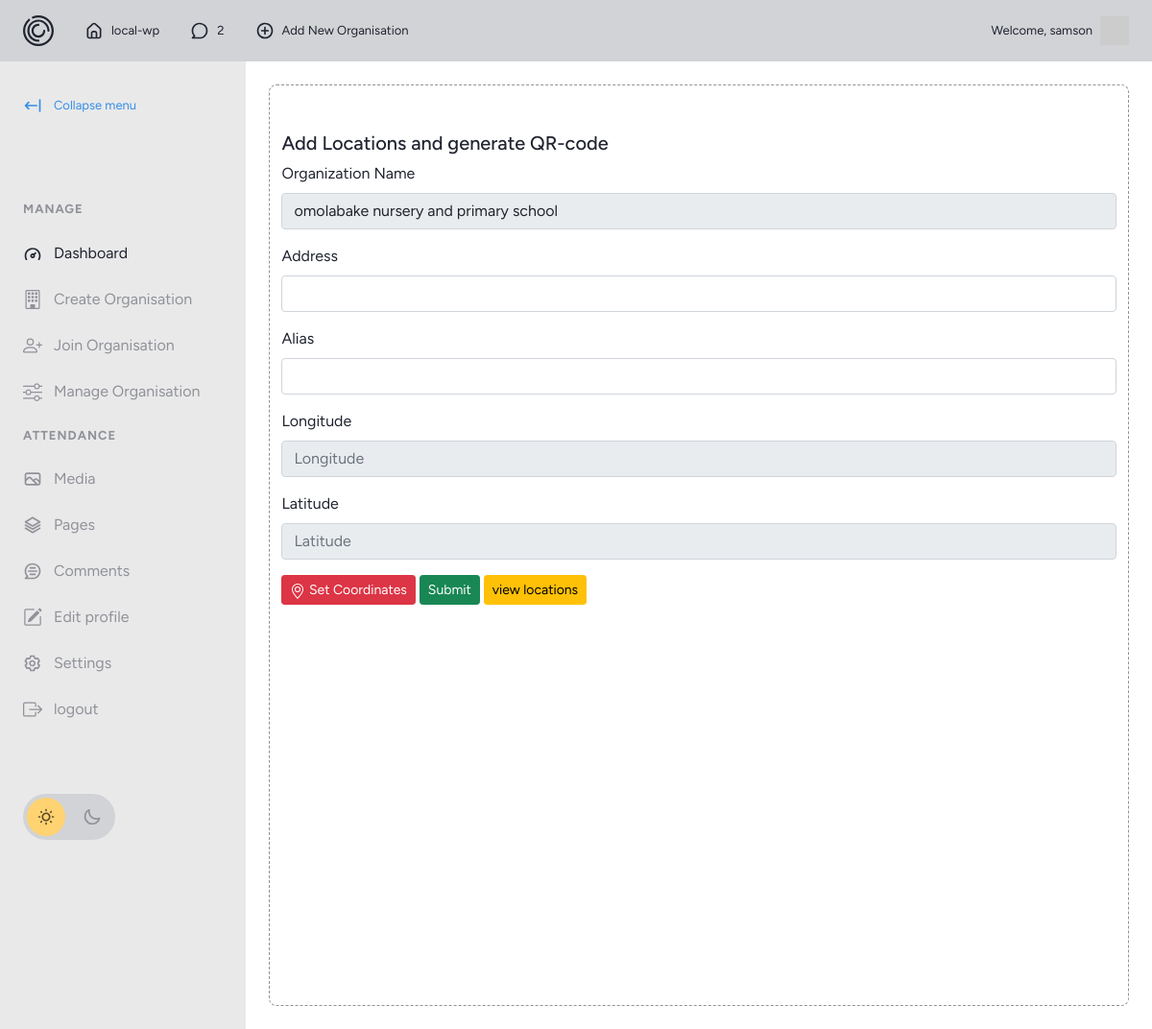
The page /add_location/6 (signed in) on the database its author committed.
### myapp/models.py (models this page shows)
class User(db.Model, UserMixin):
    __tablename__ = 'users'
    id = db.Column(db.Integer, primary_key=True)
    username = db.Column(db.String(80), unique=True, nullable=False)
    email = db.Column(db.String(150), unique=True, nullable=False)
    password = db.Column(db.String(150))
    created_at = db.Column(db.DateTime(timezone=True), default=func.now())
    organizations = db.relationship('Organization', backref=backref('creator', lazy=True), lazy='dynamic', cascade="all, delete-orphan")

class Organization(db.Model):
    __tablename__ = 'organizations'
    id = db.Column(db.Integer, primary_key=True)
    name = db.Column(db.String(100), nullable=False , unique=True)
    code = db.Column(db.String(20), unique=True, nullable=False)
    user_id = db.Column(db.Integer, db.ForeignKey('users.id'), nullable=False)
    locations = db.relationship('Location', backref='organization', lazy=True, cascade="all, delete-orphan")

### myapp/views.py (the view, shortened to what this page needs)
@views.route('/add_location/<int:org_id>', methods=['POST','GET'])
def add_location(org_id):
    organization = Organization.query.get_or_404(org_id)
    if organization.user_id != current_user.id:
        flash("You do not have permission to add locations to this organization.", category='danger')
        return redirect(url_for('views.dashboard'))
    locations = Location.query.filter_by(organization_id=org_id).all()
    return render_template(
        'add_location.html',
        org_id=org_id,
        name=current_user.username,
        organization=organization,
        locations=locations
    )

### myapp/__init__.py (called while the page is built)
def create_app():
    app = Flask(__name__)
    app.config['SECRET_KEY'] = 'helloworld'
    app.config['SQLALCHEMY_DATABASE_URI'] = f"sqlite:///{DB_NAME}"
    db.init_app(app)
    from .views import views
    from .auth import auth
    app.register_blueprint(views, url_prefix='/')
    app.register_blueprint(auth, url_prefix='/')
    from .models import User
    create_database(app)
    login_manager = LoginManager()
    login_manager.login_view = "auth.login"
    login_manager.init_app(app)
    @login_manager.user_loader
    def load_user(id):
        return User.query.get(int(id))
    return app

### myapp/templates/add_location.html (shortened to what this page needs)
{% extends "dashboard_base.html" %}
{% block content %}
<div class="container mt-5">
    <h5>Add Locations and generate QR-code</h5>
    <form id="organizationForm" method="POST">
        <div class="mb-3">
            <label for="orgName" class="form-label" >Organization Name</label>
            <input type="text" class="form-control" id="orgName" required readonly value="{{ organization.name }}" name="name">
        </div>
        <div class="mb-3">
            <label for="address" class="form-label">Address</label>
            <input type="text" class="form-control" id="address" required name="address">
        </div>
        <div class="mb-3">
            <label for="alias" class="form-label">Alias</label>
            <input type="text" class="form-control" id="alias" required name="alias">
        </div>
        <div class="mb-3">
            <label for="longitude" class="form-label">Longitude</label>
             <input type="text" id="longitudeInput" placeholder="Longitude" class="form-control" required readonly name="longitude">
        </div>
        <div class="mb-3">
            <label for="latitude" class="form-label">Latitude</label>
            <input type="text" id="latitudeInput" placeholder="Latitude" class="form-control" required readonly name="latitude" >
        </div>
        <button type="button" class="btn btn-danger btn-sm" onclick="generateCoordinates()">
        Set Coordinates
        </button>
        <button type="submit" class="btn btn-success btn-sm">Submit</button>
        <a href="{{ url_for('views.manage_locations', org_id=organization.id) }}" class="btn btn-sm btn btn-warning">view locations</a>
      </form>
</div>
 {% endblock %}

### myapp/templates/dashboard_base.html (shortened to what this page needs)
  <!DOCTYPE html>
<html lang="en">
<head>
	<link rel="stylesheet" href="https://cdn.jsdelivr.net/npm/modern-normalize@1.1.0/modern-normalize.min.css">
	<link href="https://cdn.jsdelivr.net/npm/bootstrap@5.1.3/dist/css/bootstrap.min.css" rel="stylesheet">
	<link rel="stylesheet" href="{{url_for('static', filename='css/dashboard.css')}}">
</head>
<body>
	<header id="main-header">
			<nav>
			<ul>
				<li id="main-header__logo">
					<a href="index.html">
						<svg>
							<use xlink:href="#logo"></use>
						</svg>
					</a>
				</li>
				<li>
					<a href="#">
						<svg>
							<use xlink:href="#icon-house"></use>
						</svg>
						<span>local-wp</span>
					</a>
				</li>
				<li>
					<a href="#">
						<svg>
							<use xlink:href="#icon-top-comments"></use>
						</svg>
						<span>2</span>
					</a>
				</li>
				<li>
					<a href="#">
						<svg>
							<use xlink:href="#icon-add"></use>
						</svg>
						<span>Add New Organisation</span>
					</a>
				</li>
			</ul>
			<a href="#">
				<span>Welcome, {{name}}</span>
				<img class="profile_image" src='https://api.dicebear.com/7.x/micah/svg?seed={{name}}'' alt="profile image">
			</a>
		</nav>
	</header>
	<section id="main">
		<div id="sidebar">
			<button id="sidebar__collapse">
				<svg>
					<use xlink:href="#icon-collapse"></use>
				</svg>
				<span>Collapse menu</span>
			</button>
			<nav id="sidebar__nav">
				<ul>
					<li class="menu-heading"><span>Manage</span></li>
					<li>
						<a href="/dashboard" class="active">
							<svg>
								<use xlink:href="#icon-dashboard"></use>
							</svg>
							<span>Dashboard</span>
						</a>
					</li>
					<li>
						<a href="/create_org">
							<span>Create Organisation</span>
						</a>
					</li>
					<li>
						<a href="/join_org">
							<span>Join Organisation</span>
						</a>
					</li>
					{% block menu %}
					<li>
						<a href="/manage_org">
							<span>Manage Organisation</span>
						</a>
					</li>
					<li class="menu-heading"><span>Attendance</span></li>
						<li>
						<a href="#">
							<svg>
								<use xlink:href="#icon-media"></use>
							</svg>
							<span>Media</span>
						</a>
						</li>
						<li>
						<a href="#">
							<svg>
								<use xlink:href="#icon-pages"></use>
							</svg>
							<span>Pages</span>
						</a>
						</li>
						<li>
						<a href="#">
							<svg>
								<use xlink:href="#icon-comments"></use>
							</svg>
							<span>Comments</span>
						</a>
						</li>
					{% endblock %}
<li>
						<a href="#">
							<span>Edit profile</span>
						</a>
					</li>
					<li>
						<a href="#">
							<svg>
								<use xlink:href="#icon-settings"></use>
							</svg>
							<span>Settings</span>
						</a>
					</li>
					<li>
						<a href="/logout">
								<span>logout</span>
						</a>
					</li>
				</ul>
			</nav>
			<div id="sidebar__theme-switcher">
				<svg id="sidebar__theme-switcher__sun">
					<use xlink:href="#icon-sun"></use>
				</svg>
				<svg id="sidebar__theme-switcher__moon">
					<use xlink:href="#icon-moon"></use>
				</svg>
			</div>
		</div>
		<div id="main-content">
			<div id="main-content__container">
				{% block content %}{% endblock %}
			</div>
		</div>
	</section>
</body>
</html>

### rows shown on the page
User: username "samson"
Organization: name "omolabake nursery and primary school"
